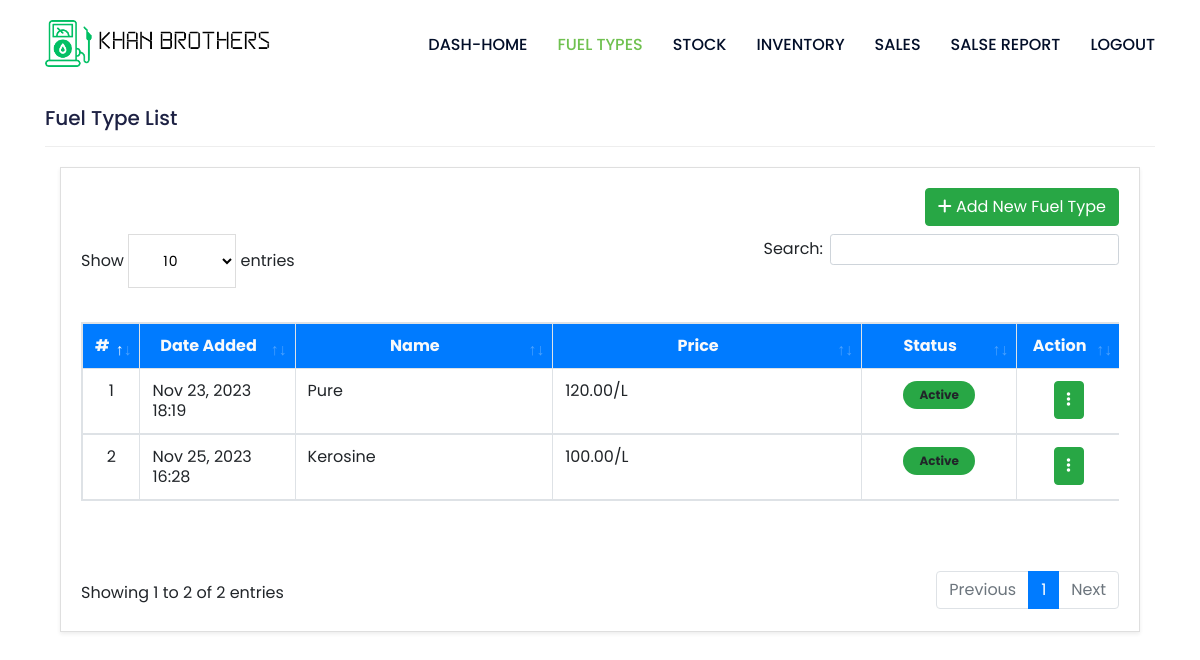
/kb-dash/fuels/ (signed in), run on the app's committed database.
### management/models.py (models this page shows, shortened)
class Fuel(models.Model):
    name = models.CharField(max_length=100)
    description = models.TextField()
    status = models.CharField(max_length=2, choices=(('1', 'Active'), ('0', 'Inactive')), default=1)
    price = models.FloatField(max_length=(15, 2), default=0)
    date_created = models.DateTimeField(auto_now=True)
    class Meta:
        verbose_name_plural = "Fuel type list"
    def __str__(self):
        return str(f"{self.name}")

### management/views.py (the view)
# urls.py: path('fuels/', views.fuel_list_view, name='fuel_list'),
@login_required
def fuel_list_view(request):
  fuels = Fuel.objects.all()
  return render(request, 'management/fuel_list.html', {'fuels': fuels})

### kb_config/templates/management/fuel_list.html (shortened to what this page needs)
{% extends "management_base.html" %}
{% load humanize %}
{% block content %}
<h3 class="fw-bolder">Fuel Type List</h3>
<hr>
<section class="py-1">
  <div class="container">
    <div class="card rounded-0 shadow-sm blur">
      <div class="card-body">
        <div class="container-fluid">
          <div class="text-end mb-2" style="text-align: right">
            <button type="button" class="btn btn-success" id="add-new">
              <i class="fa fa-plus"></i> Add New Fuel Type
            </button>
          </div>
          <table class="table table-stripped table-bordered" id="petrol-table">
            <colgroup>
              <col width="5%">
              <col width="15%">
              <col width="25%">
              <col width="30%">
              <col width="15%">
              <col width="10%">
            </colgroup>
            <thead>
              <tr class="bg-primary bg-gradient text-light">
                <th class="text-center">#</th>
                <th class="text-center">Date Added</th>
                <th class="text-center">Name</th>
                <th class="text-center">Price</th>
                <th class="text-center">Status</th>
                <th class="text-center">Action</th>
              </tr>
            </thead>
            <tbody>
              {% for fuel in fuels %}
              <tr>
                <td class="text-center">{{forloop.counter}}</td>
                <td class="">{{ fuel.date_created|date:"M d, Y H:i" }}</td>
                <td class="">{{fuel}}</td>
                <td class="text-end">{{ fuel.price|floatformat:2|intcomma }}/L</td>
                <td class="text-center">
                  {% if fuel.status == '1' %}
                  <span class="badge bg-primary px-3 py-2 rounded-pill bg-success">Active</span>
                  {% else %}
                  <span class="badge bg-default border text-dark px-3 py-3 rounded-pill bg-danger">Inactive</span>
                  {% endif %}
                </td>
                <td class="text-center">
                  <div class="dropdown">
                    <button class="btn btn-success dropdown-toggle" type="button" data-toggle="dropdown" aria-expanded="false">
                      <i class="fa-solid fa-ellipsis-vertical"></i>
                    </button>
                  </div>
                </td>
              </tr>
              {% endfor %}
            </tbody>
          </table>
        </div>
      </div>
    </div>
  </div>
</section>
</div>
{% endblock content %}

### kb_config/static/css/barfiller.css (style rules this page uses)
body { font-family: Arial; background: #eee; }

### kb_config/static/css/style.css (style rules this page uses)
html, body { height: 100%; -moz-osx-font-smoothing: grayscale; -webkit-font-smoothing: antialiased; font-smoothing: antialiased; }
body { font-family: 'Poppins', sans-serif; font-size: 16px; line-height: 20px; font-weight: 400; position: relative; z-index: 1; background: #fff; overflow-x: hidden; }
h1, h2, h3, h4, h5, h6 { position: relative; font-family: 'Poppins', sans-serif; font-weight: 500; margin: 0; color: #1d2143; }
h3 { font-size: 20px; }
button, input, textarea, a:hover, a:focus, a:visited { text-decoration: none; outline: none; outline-width: 0 !important; }
i, span, a { display: inline-block; }
table, th, tr, td { border: 1px solid #191919; }
th, tr, td { padding: 10px; }
hr { border-top: 1px solid #eee; }
.container-fluid { padding: 0; }
.dropdown-toggle::after { display: none !important; }

### data on the page
Fuel: date_created "Nov 23, 2023 18:19", name "Pure", price "120.00", status "Active"
Fuel: date_created "Nov 25, 2023 16:28", name "Kerosine", price "100.00", status "Active"
